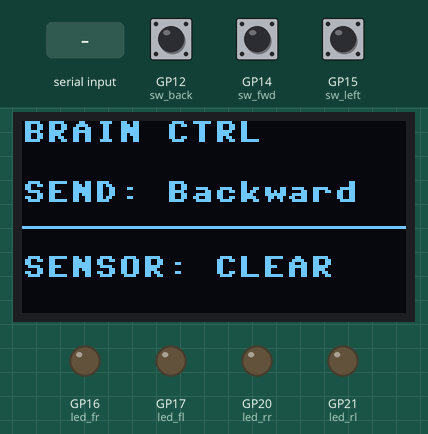
This program was run on a simulated Raspberry Pi Pico running MicroPython. Shown: 128×64 one-colour display, output pins drawn as LEDs (lit = HIGH). The test bench sets the inputs (shaded band); at power-on: GP12 (sw_back) LOW, GP14 (sw_fwd) HIGH, GP15 (sw_left) LOW. Library files of the repository ran but are not shown: SSD1306.py.

Above: at 1.2 s.
1.3 s: "FR\n" received over the second serial link
At 2.4 s:
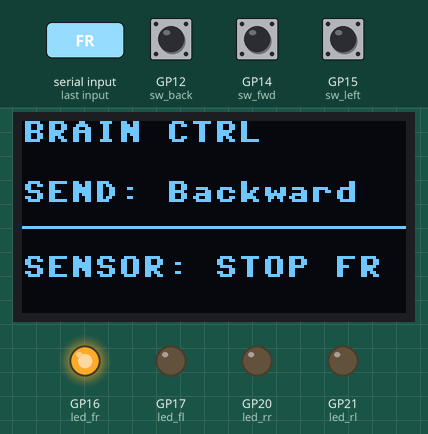
2.8 s: "FL\n" received over the second serial link
At 4.0 s:
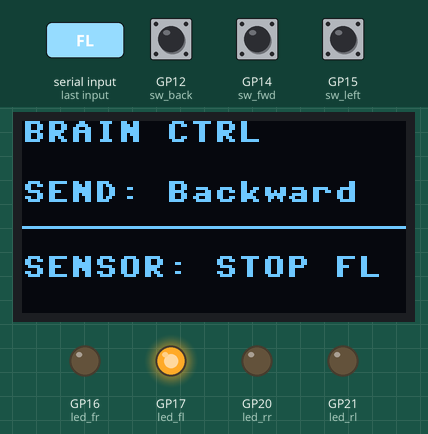
4.3 s: "RR\n" received over the second serial link
At 4.6 s:
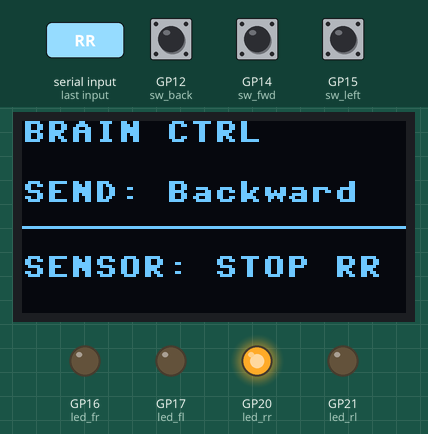
5.8 s: GP12 (sw_back) pulled HIGH for 0.15 s
At 5.98 s:
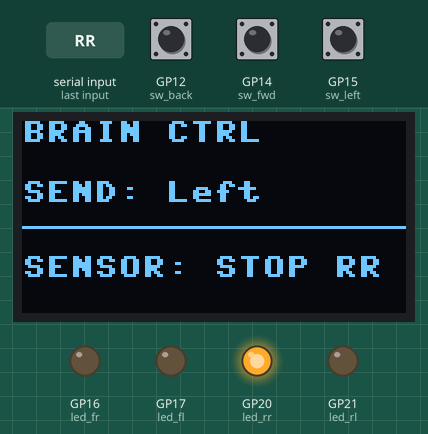
7.5 s: GP14 (sw_fwd) pulled LOW for 0.15 s
At 7.66 s:
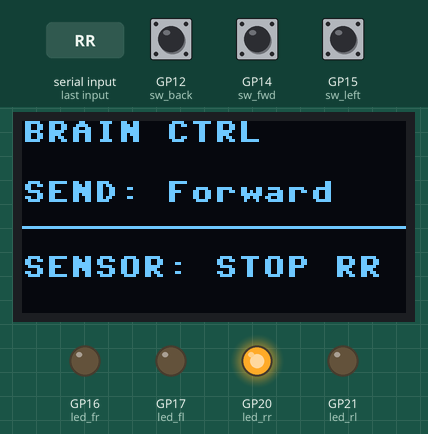
9.2 s: "RL\n" received over the second serial link
At 9.9 s:
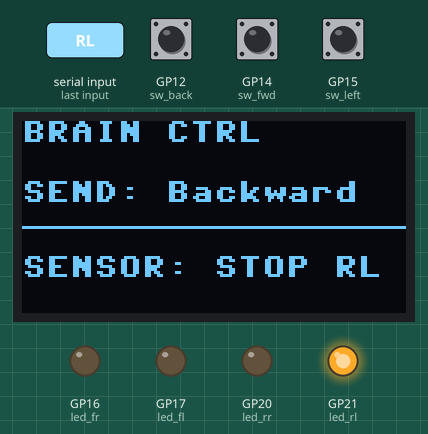
Timing chart, 0 to 11.7 s (numbered marks = the images above; inputs shaded):
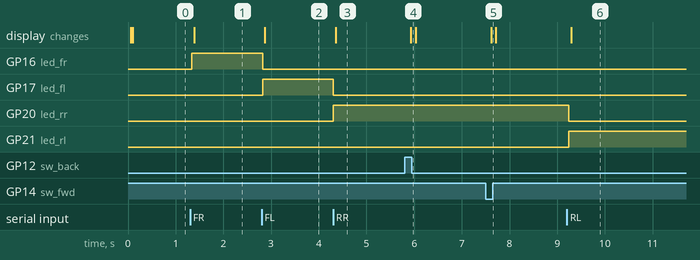

Measured:
- after the input at 1.3 s, GP16 (led_fr): LOW → HIGH at once; the display: changes after 0.09 s (image 1)
- after the input at 2.8 s, GP16 (led_fr): HIGH → LOW at once; GP17 (led_fl): LOW → HIGH at once; the display: changes after 0.07 s (image 2)
- after the input at 4.3 s, GP17 (led_fl): HIGH → LOW at once; GP20 (led_rr): LOW → HIGH at once; the display: changes after 0.05 s (image 3)
- after the input at 5.8 s, the display: changes after 0.13 s (image 4)
- after the input at 7.5 s, the display: changes after 0.11 s (image 5)
- after the input at 9.2 s, GP20 (led_rr): HIGH → LOW at once; GP21 (led_rl): LOW → HIGH at once; the display: changes after 0.09 s (image 6)

The program:

main.py
```python
#-----------------------------------------------------------------------------------------------
# BaseUnit_Test_Board_Ver3_0
#
# Requires the following Libraries
# SSD1360.py with all capital letters
#-----------------------------------------------------------------------------------------------
#
# 5 Switches with pulled up 10K resistors to 3.3V create the following commands
# Right-GP11, Backward-GP12. Stop-GP13, Forward-GP14, Left-GP15
#
# UART communication at 9600 baud rate connected to GP8 and GP9
#
# SSD1360.py Library for OLED with all capital letters
# OLED is connected to I2C-1 GP18 and GP19
#
# Feedback LEDs on fr=GP16, fl=GP17, rr=GP20, rl=GP21
#
# 3 wire communication connection
#   Ground-Pico1 to Ground-Pico2
#   RX-Pico1 to TX-Pico2
#   TX-Pico1 to RX-Pico2
#
# The fourth wire Power line is not connected but Schottky Diode 1N5819 is used
# to protect the Picos if a positive line gets connected to a +5V supply
#
#-----------------------------------------------------------------------------------------------

from machine import Pin, UART, I2C
import time
from SSD1306 import SSD1306_I2C     # SSD1360.py with all capital letters

# UART communication at 9600 baud rate connected to GP8 and GP9
uart = UART(1, 9600, tx=Pin(8), rx=Pin(9))

# OLED is connected to I2C-1 GP18 and GP19
i2c = I2C(1, scl=Pin(19), sda=Pin(18), freq=200000)
oled = SSD1306_I2C(128, 64, i2c)

# Buttons (Active Low)
sw_right=Pin(11, Pin.IN)
sw_back=Pin(12, Pin.IN)
sw_stop=Pin(13, Pin.IN)
sw_fwd=Pin(14, Pin.IN)
sw_left=Pin(15, Pin.IN)

# Feedback LEDs
led_fr=Pin(16, Pin.OUT)
led_fl=Pin(17, Pin.OUT)
led_rr=Pin(20, Pin.OUT)
led_rl=Pin(21, Pin.OUT)

last_sent_stop = False
last_sensor = "CLEAR"

while True:
    # 1. RX from Base
    if uart.any():
            raw_rx = uart.readline()

            # Check if raw_rx is not None before decoding
            if raw_rx is not None:
                try:
                    # This removes the 'NoneType' error warning
                    if isinstance(raw_rx, bytes):
                        rx = raw_rx.decode('utf-8').strip()

                    # Update LEDs (1 is ON, 0 is OFF)
                    led_fr.value(1 if rx == "FR" else 0)
                    led_fl.value(1 if rx == "FL" else 0)
                    led_rr.value(1 if rx == "RR" else 0)
                    led_rl.value(1 if rx == "RL" else 0)

                    if rx in ["FR", "FL", "RR", "RL"]:
                        last_sensor = "STOP " + rx
                    else:
                        last_sensor = "CLEAR"
                except Exception:
                    # If it's partial data or a glitch, just skip this frame
                    pass

    # 2. TX to Base (Momentary)
    cmd = None
    if sw_fwd.value() == 0: cmd = "Forward"
    elif sw_back.value() == 0: cmd = "Backward"
    elif sw_left.value() == 0: cmd = "Left"
    elif sw_right.value() == 0: cmd = "Right"
    elif sw_stop.value() == 0: cmd = "Stop"

    if cmd:
        uart.write(cmd + "\n")
        last_sent_stop = False
    elif not last_sent_stop:
        uart.write("Stop\n")
        last_sent_stop = True

    # 3. Display
    oled.fill(0)
    oled.text("BRAIN CTRL", 0, 0)
    oled.text("SEND: " + (cmd if cmd else "IDLE"), 0, 20)
    oled.hline(0, 35, 128, 1)
    oled.text("SENSOR: " + last_sensor, 0, 45)
    oled.show()
    time.sleep(0.05)
```
